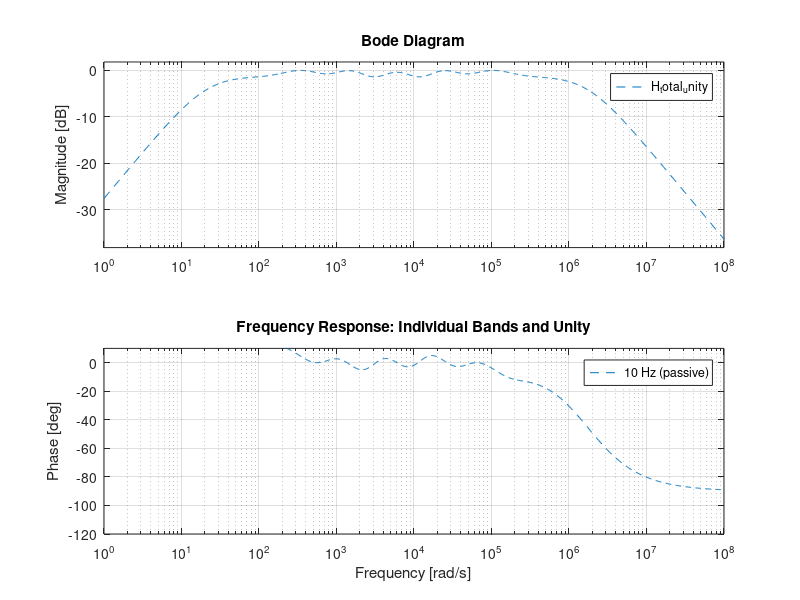
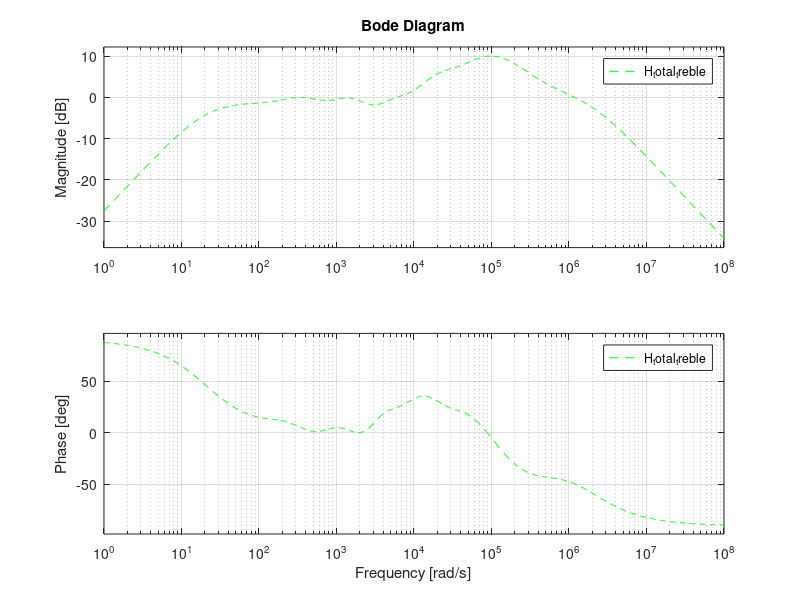

These charts were generated, in order, by the following MATLAB code: (Note: this script raises an error after producing the figures.)
%% ESE 3510 Signals and Systems - Case Study #1
%%
% * Authors: Minh Duc Nguyen, Sonia Palamand 
% * Class: ESE 3510-01
% * Date: Started - 2/20/26 ; Completed - 3/XX/26
% * Contributions from: ______
close all

%% 1: Center frequency and bandwidth for each frequency band

% [Low Guard, Bass, Low-Mid, Mid, High-Mid, Treble, High Guard]
% * added 2 passive "guard bands" at ~10 Hz and ~92 kHz, outside the human auditory 
%   range, to smooth out steep slopes at extreme low/high frequency ranges 
fc = [10, 60, 240, 960, 3840, 15360, 92200];  % Center frequencies in Hz

% Bandwidth specifications using Q factors
Q = [0.3, 0.5, 0.6, 0.6, 0.6, 0.5, 0.3];  % Band-specific Q factors
bw = fc./Q;

% MISC
disp('Frequencies | Bandwidths: ')
for i = 1:length(fc)
    disp([num2str(fc(i)), ' Hz | ', num2str(round(bw(i))), ' Hz'])
end

% Hz to rad/s conversion for CT transfer functions
% --> Creates list of 7 values
w0 = 2 * pi * fc;   % resonant frequency (2pif)
beta = 2 * pi * bw; % bandwidth (R/L in series RLC circuit)

%% 2. Transfer functions for each filter 

% 2nd-order bandpass transfer function: H(s) = (beta * s) / (s^2 + beta * s + w0^2)
filters = cell(1, length(fc));

for i = 1:length(fc)
    num = [beta(i), 0];   %  tf() will see this as Beta(s) + 0
    den = [1, beta(i), w0(i)^2];
    filters{i} = tf(num, den); % builds continuous-time transfer function
end

%% 3. Gain array, Summation for total equilizer

% Note: guard bands are left as entirely passive (gain always 1)
% Another note: presets tuned for processing given audio files (SEE PART 6)
gains_unity = [1,  1,1,1,1,1,  1]; % flat
gains_bass_boost = [1,  4,2,0.8,1,1,  1]; % lowest freq bands boosted
gains_treble_boost = [1,  1,1,0.8,1.6,4,  1];  % highest freq bands boosted 

% "blank" transfer function. 0/1 = 0, but it's formatted as a transfer function object
H_total_unity = tf(0, 1);
H_total_bass = tf(0, 1);
H_total_treble = tf(0, 1);

% applies each gain, aggregates it to total system.
for i = 1:length(fc)
    H_total_unity = H_total_unity + (gains_unity(i) * filters{i});
    H_total_bass = H_total_bass + (gains_bass_boost(i) * filters{i});
    H_total_treble = H_total_treble + (gains_treble_boost(i) * filters{i});
end

% Measure peak magnitude of the unity system across audible range
fNorm = logspace(log10(20), log10(20000), 5000);
wNorm = 2 * pi * fNorm;
[magUnity, ~] = bode(H_total_unity, wNorm);
magUnity = squeeze(magUnity);
unity_peak = max(magUnity);  % linear peak gain

% Apply inverse scalar to all presets so unity peaks at 0 dB (gain = 1; normalized)
H_total_unity = H_total_unity * (1 / unity_peak);
H_total_bass = H_total_bass * (1 / unity_peak);
H_total_treble = H_total_treble * (1 / unity_peak);

allTotal = [H_total_unity, H_total_bass, H_total_treble]; % For analysis
allName = {'Unity', 'Bass', 'Treble'};

%% 4. Plotting frequency responses 

% FIGURE 1: checking the individual bands and total system when gains are flat (all = 1)
figure('Name', 'Individual bands and Unity Equalizer');
hold on;

% Run for each bandpass filter
for i = 1:length(fc)
    bode(filters{i});
end

% Total system response with unity gain 
bode(H_total_unity, '--');

title('Frequency Response: Individual Bands and Unity');
legend([num2str(fc(1)), ' Hz (passive)'], [num2str(fc(2)), ' Hz'], [num2str(fc(3)), ' Hz'], ...
       [num2str(fc(4)), ' Hz'], [num2str(fc(5)), ' Hz'], [num2str(fc(6)), ' Hz'], ...
       [num2str(fc(7)), ' Hz (passive)'], 'Total System (Unity)')
hold off;
% Adjust y-limits
axes_handles = findall(gcf, 'type', 'axes'); axes(axes_handles(3)); ylim([-120, 10]); 

% FIGURE 2: comparing 3 presets (unity, bass boost, treble boost)

figure('Name','Equalizers Comparison')
hold on;
% SUMMED EQUALIZER 
bode(H_total_unity, 'r');
bode(H_total_bass, 'b--');
bode(H_total_treble, 'g--');

% Extract data points for analysis
for i = 1:3
    H_tot = allTotal(i);
    f = logspace(log10(20), log10(20000), 2000);
    w = 2*pi*f;
    [mag, ~] = bode(H_tot, w);
    magdB = round(20*log10(squeeze(mag)), 2);
    % Audible human range: 20 Hz to 20 kHz
    idx = (f >= 20) & (f <= 20000);
    magAudible = magdB(idx);
    fAudible = f(idx);
    % Min
    [magMin, idxMin] = min(magAudible);
    hzMin = fAudible(idxMin);
    % Max
    [magMax, idxMax] = max(magAudible);
    hzMax = fAudible(idxMax);
    % Peak-to-peak
    ptop = peak2peak(magAudible);
    disp([allName{i}, ': Min = ', num2str(magMin, '%.2f'), ...
        ' dB @ ', num2str(hzMin, '%.1f'), ' Hz | ', ...
        'Max = ', num2str(magMax, '%.2f'), ...
        ' dB @ ', num2str(hzMax, '%.1f'), ' Hz | ', ...
        'p-to-p = ', num2str(ptop, '%.2f'), ' dB'])
end

title('Overall Equalizer Settings: Unity, Bass Boost, Treble Boost');
legend('Unity', 'Bass Boost', 'Treble Boost');
hold off;

%% 5. Approximate Impulse Response using lsim
% lsim(b,a,x,t) with x=[1 zeros(1,N)]

fs = 44100;   % audio sampling rate 
t = 0:(1/fs):0.05; % time vector going from 0 to 0.05 seconds
x_imp = [1, zeros(1, length(t)-1)]; % impulse input

figure('Name', 'Impulse Responses of All Bands');

% Go through each filter, simulate the response
for i = 1:length(fc)
    % get numerator and denominator array of filter 
    [num_i, den_i] = tfdata(filters{i}, 'v'); % The 'v' param outputs array instead of cell
    
    % CT LCCDE response
    h_i = lsim(num_i, den_i, x_imp, t);
    
    % Stacked subplot
    subplot(length(fc), 1, i);
    plot(t, h_i);
    title(['Impulse Response of Band ', num2str(i), ' (', num2str(fc(i)), ' Hz)']);
    xlabel('Time (seconds)');
    ylabel('Amplitude');
end

%% 6: Enhancing jazz audio clips w/ presets

% Load audio files
[x_giant_steps, fs_giant_steps] = audioread("Wavs\Giant Steps Bass Cut.wav");
[x_space_station, fs_space_station] = audioread("Wavs\Space Station - Treble Cut.wav");

% (A) Giant Steps (bass cut) --> bass boost preset
[num, den] = tfdata(H_total_bass, 'v'); % Get numerator/denominator
tAudioGS = (0:length(x_giant_steps)-1)' / fs_giant_steps; % Time vector
% Process w/ lsim
y_giant_stepsL = lsim(num, den, x_giant_steps(:, 1), tAudioGS); 
y_giant_stepsR = lsim(num, den, x_giant_steps(:, 2), tAudioGS); 
y_giant_steps = [y_giant_stepsL, y_giant_stepsR];

% Extract averaged (mono) audio signal for plotting
x_giant_steps_MONO = (x_giant_steps(:, 1) + x_giant_steps(:, 2))/2;
y_giant_steps_MONO = (y_giant_steps(:, 1) + y_giant_steps(:, 2))/2;

% Get FT transform (for the first second)
x_giant_steps_SNIP = x_giant_steps_MONO(1:fs_giant_steps);
y_giant_steps_SNIP = y_giant_steps_MONO(1:fs_giant_steps);
N = length(x_giant_steps_SNIP); 
fGS = (0:floor(N/2))' * fs_giant_steps/N; % Extract only half (other half redundant)
xFS_giant_steps = fft(x_giant_steps_SNIP); yFS_giant_steps = fft(y_giant_steps_SNIP);

% Plot waveforms
figure('Name', 'Original vs Bass-Boosted Waveforms + FFT of Giant Steps')
% Averaged (mono) processed
subplot(2, 1, 1);
plot(tAudioGS, y_giant_steps_MONO)
hold on; 
% Averaged (mono) original
plot(tAudioGS, x_giant_steps_MONO) 
xlabel('Time (s)'); ylabel('Amplitude'); axis tight;
title('Original vs Bass-Boosted Waveforms of Giant Steps'); hold off;
legend('Processed Waveform', 'Original Waveform');

% Plot FT (half)
subplot(2, 1, 2);
plot(fGS, abs(yFS_giant_steps(1:floor(N/2)+1))); hold on; 
plot(fGS, abs(xFS_giant_steps(1:floor(N/2)+1))); axis tight;
xlabel('Frequency (Hz)'); ylabel('|X(f)|');
title('FT of Original vs Bass-Boosted Waveforms of Giant Steps')
legend('Processed Waveform', 'Original Waveform'); hold off;

% Plot spectrogram (averaged mono audio)
figure('Name', 'Spectrogram of Original vs Processed Giant Steps')
subplot(2, 1, 1); spectrogram(x_giant_steps_MONO, 256, 200, 256, fs_giant_steps);
title('Original Audio Signal'); clim([-150, -40])
subplot(2, 1, 2); spectrogram(y_giant_steps_MONO, 256, 200, 256, fs_giant_steps);
title('Processed Audio Signal'); clim([-150, -40])
sgtitle('Spectrogram of Original vs Processed Giant Steps Audio')


% (B) Space Station (treble cut) --> treble boost preset
[num, den] = tfdata(H_total_treble, 'v'); % Get numerator/denominator
tAudioSS = (0:length(x_space_station)-1)' / fs_space_station; % Time vector
% Process w/ lsim
y_space_stationL = lsim(num, den, x_space_station(:, 1), tAudioSS); 
y_space_stationR = lsim(num, den, x_space_station(:, 2), tAudioSS); 
y_space_station = [y_space_stationL, y_space_stationR];

% Extract averaged (mono) audio signal for plotting
x_space_station_MONO = (x_space_station(:, 1) + x_space_station(:, 2))/2;
y_space_station_MONO = (y_space_station(:, 1) + y_space_station(:, 2))/2;

% Get FT transform (for the first second)
x_space_station_SNIP = x_space_station_MONO(1:fs_space_station);
y_space_station_SNIP = y_space_station_MONO(1:fs_space_station);
N = length(x_space_station_SNIP); 
fSS = (0:floor(N/2))' * fs_space_station/N; % Extract only half (other half redundant)
xFS_space_station = fft(x_space_station_SNIP); yFS_space_station = fft(y_space_station_SNIP);

% Plot waveforms
figure('Name', 'Original vs Treble-Boosted Waveforms + FFT of Space Station')
% Averaged (mono) processed
subplot(2, 1, 1);
plot(tAudioSS, y_space_station_MONO)
hold on; 
% Averaged (mono) original
plot(tAudioSS, x_space_station_MONO) 
xlabel('Time (s)'); ylabel('Amplitude'); axis tight;
title('Original vs Treble-Boosted Waveforms of Space Station'); hold off;
legend('Processed Waveform', 'Original Waveform');

% Plot FT (half)
subplot(2, 1, 2);
plot(fSS, abs(yFS_space_station(1:floor(N/2)+1))); hold on; 
plot(fSS, abs(xFS_space_station(1:floor(N/2)+1))); axis tight;
xlabel('Frequency (Hz)'); ylabel('|X(f)|');
title('FT of Original vs Treble-Boosted Waveforms of Space Station')
legend('Processed Waveform', 'Original Waveform'); hold off;

% Plot spectrogram (averaged mono audio)
figure('Name', 'Spectrogram of Original vs Processed Space Station')
subplot(2, 1, 1); spectrogram(x_space_station_MONO, 256, 200, 256, fs_space_station);
title('Original Audio Signal');
subplot(2, 1, 2); spectrogram(y_space_station_MONO, 256, 200, 256, fs_space_station);
title('Processed Audio Signal');
sgtitle('Spectrogram of Original vs Processed Space Station Audio')


% Listen to processed audios
sound(y_giant_steps, fs_giant_steps)
pause(15)
sound(y_space_station, fs_space_station)
pause(15)


%% 7: Enhancing bird vocalizations 

% Note: created helper functions to redo entire process above

% Load in bird audio
[xBird, fsBird] = audioread("Wavs\SNR Recording 2026-02-15 08_58.wav");

% Generate spectrogram to visualize frequencies
windowLength = round(0.01 * fsBird);   % 10 ms window
overlap = round(0.8 * windowLength);   % 80% overlap
nfft = 1024;
figure('Name', 'Spectrogram of Bird Vocalization Recording')
spectrogram(xBird, windowLength, overlap, nfft, fsBird, 'yaxis');

% Target 1: 3-3.5 kHz range 
% > appears to contain series of short high-low chirps
fc1 = [100, 500, 1000, 3250, 9000, 20000];  % center frequencies centered around 3.25 kHz
Q1 = [0.001, 0.001, 0.01, 10, 0.01, 0.001];
gains1 = [0.01, 0.01, 0.01, 10, 0.01, 0.01];

% Generate equalizer
[filters1, H_total1] = audioEQ(fc1, Q1, gains1, 1, 1);

% Process signal
y1 = processAudio(xBird, fsBird, H_total1, windowLength, overlap, nfft);
% sound(y1, fsBird)

% TODO: consider overtones; identify a few more birds
